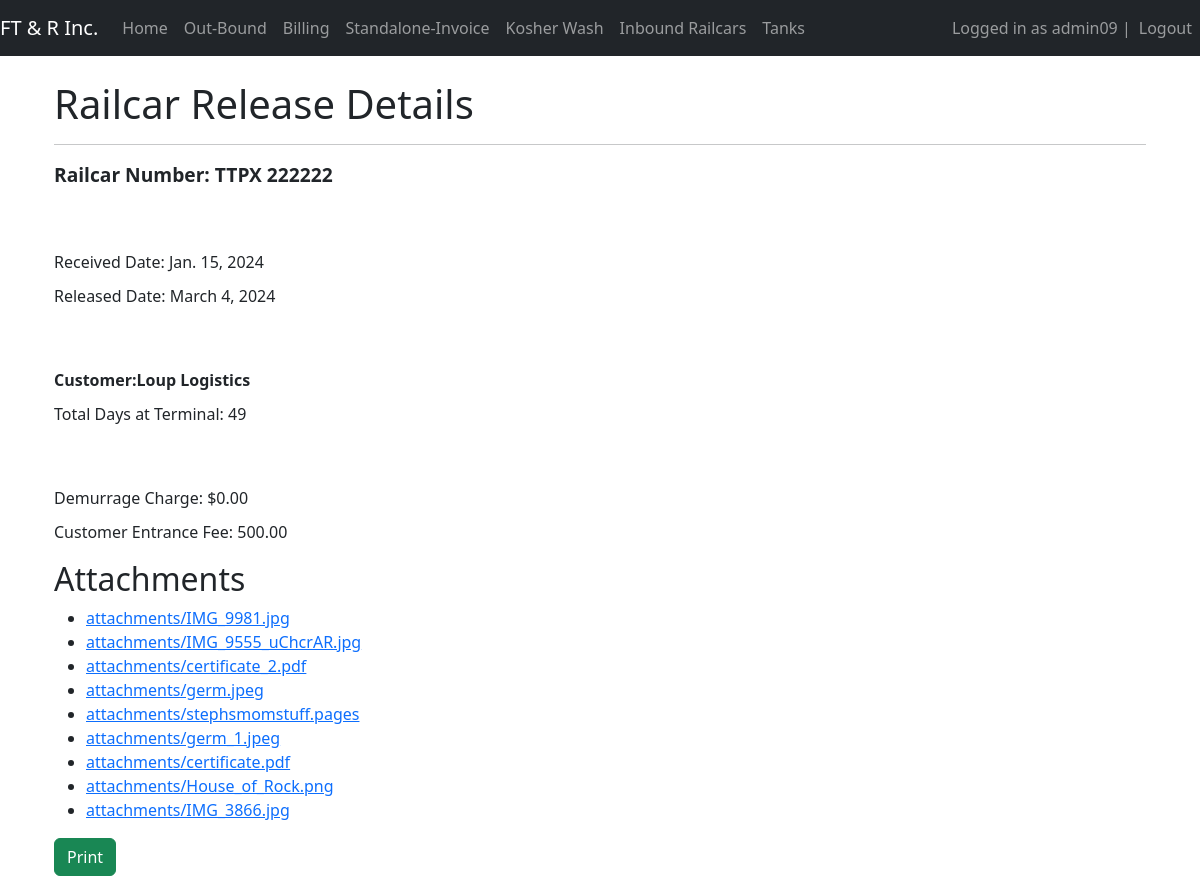
/printable-railcar/26/ (signed in), run on the app's committed database.
### myapp/models.py (models this page shows, shortened)
class Railcar(models.Model):
    railcar_number = models.CharField(max_length=11)
    received_date = models.DateField()
    released_date = models.DateField(null=True, blank=True)
    released_timestamp = models.DateTimeField(null=True, blank=True)  # New field
    left_yard_date = models.DateField(null=True, blank=True)
    is_released = models.BooleanField(default=False)
    customer = models.ForeignKey(Customer, on_delete=models.CASCADE)
    track = models.CharField(max_length=14, default='Default Track')
    net_weight = models.FloatField(null=True, blank=True)
    total_weight = models.FloatField(null=True, blank=True)

class Customer(models.Model):
    name = models.CharField(max_length=100)
    customer_address = models.CharField(max_length=255, null=True)
    customer_contact = models.CharField(max_length=255, null=True)
    entrance_fee = models.DecimalField(max_digits=10, decimal_places=2)
    demurrage_rate = models.DecimalField(max_digits=10, decimal_places=2, default=0.0)
    demurrage_free_days = models.PositiveIntegerField(default=0)
    contact_email = models.EmailField(max_length=254, blank=True, null=True)
    rate_per_pound = models.DecimalField(max_digits=5, decimal_places=2, default=0.00)
    def __str__(self):
        return self.name  # Replace 'customer_name' with the actual field you want to display

class DemurrageCharge(models.Model):
    customer = models.ForeignKey(Customer, on_delete=models.CASCADE)
    railcar = models.ForeignKey(Railcar, on_delete=models.CASCADE)
    demurrage_charge = models.DecimalField(max_digits=10, decimal_places=2, null=True, blank=True)
    demurrage_days = models.IntegerField(default=0)
    def calculate_demurrage_rate(self):
        if self.railcar.is_released:
            total_days = (self.railcar.released_date - self.railcar.received_date).days
            self.demurrage_days = max(total_days - self.customer.demurrage_free_days, 0)
            customer_demurrage_rate = self.customer.demurrage_rate
            self.demurrage_charge = self.demurrage_days * customer_demurrage_rate
        else:
            self.demurrage_charge = 0
        self.save()
        return self.demurrage_charge#, self.demurrage_days  # Return the calculated value and demurrage_days # Return the calculated value and demurrage_days

class Attachment(models.Model):
    file = models.FileField(upload_to='attachments/')
    railcar = models.ForeignKey('Railcar', related_name='attachments', on_delete=models.CASCADE, null=True, blank=True)

### myapp/views.py (the view)
# urls.py: path('printable-railcar/<int:pk>/', views.printable_railcar, name='printable_railcar'),
@permission_required('myapp.view_railcar', login_url='/login/')
@login_required(login_url="/login")
def printable_railcar(request, pk):
    railcar = get_object_or_404(Railcar, pk=pk)
    customer = railcar.customer
    demurrage_charge = DemurrageCharge.objects.filter(railcar=railcar).first()
    print(f"DemurrageCharge instance: {demurrage_charge}")
    if demurrage_charge:
        demurrage_charge.calculate_demurrage_rate()
        print(f"Demurrage charge: {demurrage_charge.demurrage_charge}")
    total_days = (railcar.released_date - railcar.received_date).days
    return render(request, 'main/printable_railcar.html', {'railcar': railcar, 'demurrage_charge': demurrage_charge, 'customer': customer, 'total_days': total_days})

### myapp/templates/main/printable_railcar.html (shortened to what this page needs)
{% extends 'main/base.html' %}
{% block content %}
    <div class="container">
        <h1>Railcar Release Details</h1>
        <hr>
        <div style="margin-bottom: 60px;">
            <p><strong style="font-size: larger;">Railcar Number: {{ railcar.railcar_number }}</strong></p>
        </div>
        <p style="margin-bottom: 10px;">Received Date: {{ railcar.received_date }}</p>
        <div style="margin-bottom: 60px;">
            <p style="margin-bottom: 10px;">Released Date: {{ railcar.released_date }}</p>
        </div>
        <p style="margin-bottom: 10px;"><strong>Customer:{{ railcar.customer }}</strong> </p>
        <div style="margin-bottom: 60px;">
            <p style="margin-bottom: 10px;">Total Days at Terminal: {{ total_days }}</p>
        </div>
        {% if demurrage_charge %}
            <p style="margin-bottom: 10px;">Demurrage Charge: ${{ demurrage_charge.demurrage_charge }}</p>
        {% endif %}
        {% if customer.entrance_fee %}
            <p>Customer Entrance Fee: {{ customer.entrance_fee }}</p>
        {% endif %}
        {% if railcar.attachments.all %}
            <h2>Attachments</h2>
            <ul>
                {% for attachment in railcar.attachments.all %}
                    <li><a href="{{ attachment.file.url }}" target="_blank">{{ attachment.file.name }}</a></li>
                {% endfor %}
            </ul>
        {% endif %}
        <button type="submit" class="btn btn-success no-print" onclick="window.print()">Print</button>
    </div>
{% endblock %}

### myapp/templates/main/base.html (shortened to what this page needs)
{% load static %}
<!DOCTYPE html>
<html lang="en">
<head>
    <link href="https://cdn.jsdelivr.net/npm/bootstrap@5.3.2/dist/css/bootstrap.min.css"
        rel="stylesheet"
>
</head>
<body>
<nav class="navbar navbar-expand-lg navbar-dark bg-dark">
    <a class="navbar-brand" href="{% url 'home' %}"> FT & R Inc. </a>
    <div class="collapse navbar-collapse" id="navbarNav">
        <ul class="navbar-nav">
            <li class="nav-item {% if request.resolver_match.url_name == 'home' %}active{% endif %}">
                <a class="nav-link" href="{% url 'home' %}"> Home </a>
            </li>
            {% if perms.myapp.view_railcar %}
            <li class="nav-item {% if request.resolver_match.url_name == 'outbound' %}active{% endif %}">
                <a class="nav-link" href="{% url 'outbound' %}"> Out-Bound </a>
            </li>
            {% endif %}
            {% if perms.myapp.change_invoice %}
            <li class="nav-item {% if request.resolver_match.url_name == 'billing' %}active{% endif %}">
                <a class="nav-link" href="{% url 'billing' %}"> Billing </a>
            </li>
            {% endif %}
            {% if perms.myapp.change_invoice %}
            <li class="nav-item {% if request.resolver_match.url_name == 'create_standalone_invoice' %}active{% endif %}">
                <a class="nav-link" href="{% url 'create_standalone_invoice' %}"> Standalone-Invoice </a>
            </li>
            {% endif %}
            <li class="nav-item {% if request.resolver_match.url_name == 'kosher_wash_list' %}active{% endif %}">
                <a class="nav-link" href="{% url 'kosher_wash_list' %}"> Kosher Wash </a>
            </li>
            <li class="nav-item {% if request.resolver_match.url_name == 'inbound_railcar_list' %}active{% endif %}">
                <a class="nav-link" href="{% url 'inbound_railcar_list' %}"> Inbound Railcars </a>
            </li>
            <li class="nav-item {% if request.resolver_match.url_name == 'view_all_tanks' %}active{% endif %}">
                <a class="nav-link" href="{% url 'view_all_tanks' %}"> Tanks </a>
        </ul>
    </div>
    <div class="ml-auto">
        <ul class="navbar-nav">
            {% if user.is_authenticated %}
            <span class="navbar-text"> Logged in as {{user.username}} | </span>
            <li class="nav-item">
                <a class="nav-link" href="/logout">Logout</a>
            </li>
            {% else %}
            <li class="nav-item">
                <a class="nav-link" href="/login">Login</a>
            </li>
            {% endif %}
        </ul>
    </div>
</nav>
<div class="container mt-4">
    {% block content %}
    {% endblock %}
</div>
</body>
</html>

### data on the page
Railcar: railcar_number "TTPX 222222", received_date "Jan. 15, 2024", released_date "March 4, 2024", customer "Loup Logistics"
DemurrageCharge: demurrage_charge "0.00"
Customer: entrance_fee "500.00"
Attachment: file.name "attachments/IMG_9981.jpg"
Attachment: file.name "attachments/IMG_9555_uChcrAR.jpg"
Attachment: file.name "attachments/certificate_2.pdf"
Attachment: file.name "attachments/germ.jpeg"
Attachment: file.name "attachments/stephsmomstuff.pages"
Attachment: file.name "attachments/germ_1.jpeg"
Attachment: file.name "attachments/certificate.pdf"
Attachment: file.name "attachments/House_of_Rock.png"
Attachment: file.name "attachments/IMG_3866.jpg"

### other printed values
{{ user.username }} "admin09"
{{ total_days }} "49"
